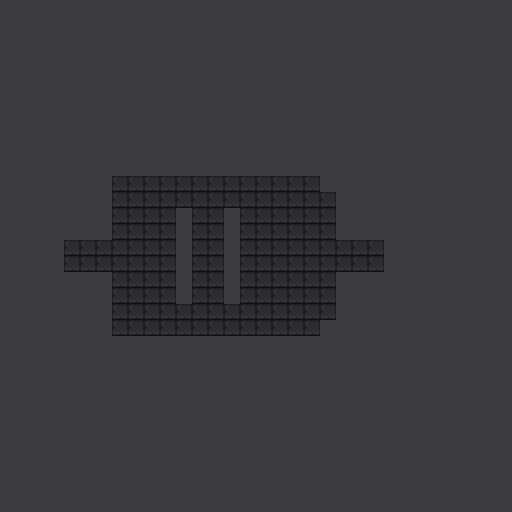

Rendered tile map (Tiled .tmx) drawn with the repository's tilesets; below, a short description and the map source with its tile grids summarised:
An orthogonal 32x32 tile map with 16x16 px tiles, 3 tile layers (main, wall, deco) and 8 objects (4x unit-player, 4x unit-enemy).

<map version="1.0" tiledversion="1.1.6" orientation="orthogonal" renderorder="right-down" width="32" height="32" tilewidth="16" tileheight="16" infinite="0" nextobjectid="12">
 <tileset firstgid="1" name="main" tilewidth="16" tileheight="16" spacing="2" margin="1" tilecount="32" columns="4">
  <image source="../img/tiles.png" trans="000000" width="72" height="144" />
  <tile id="0">
   <properties>
    <property name="type" value="floor" />
   </properties>
  </tile>
  <tile id="1">
   <properties>
    <property name="type" value="floor" />
   </properties>
  </tile>
  <tile id="2">
   <properties>
    <property name="type" value="floor" />
   </properties>
  </tile>
  <tile id="3">
   <properties>
    <property name="type" value="floor" />
   </properties>
  </tile>
  <tile id="4">
   <properties>
    <property name="type" value="wall" />
   </properties>
  </tile>
  <tile id="5">
   <properties>
    <property name="type" value="wall" />
   </properties>
  </tile>
  <tile id="6">
   <properties>
    <property name="type" value="wall" />
   </properties>
  </tile>
  <tile id="7">
   <properties>
    <property name="type" value="wall" />
   </properties>
  </tile>
  <tile id="8">
   <properties>
    <property name="type" value="wall" />
   </properties>
  </tile>
  <tile id="9">
   <properties>
    <property name="type" value="wall" />
   </properties>
  </tile>
  <tile id="10">
   <properties>
    <property name="type" value="wall" />
   </properties>
  </tile>
  <tile id="11">
   <properties>
    <property name="type" value="wall" />
   </properties>
  </tile>
  <tile id="12">
   <properties>
    <property name="type" value="deco" />
   </properties>
  </tile>
  <tile id="13">
   <properties>
    <property name="type" value="deco" />
   </properties>
  </tile>
  <tile id="14">
   <properties>
    <property name="type" value="deco" />
   </properties>
  </tile>
  <tile id="15">
   <properties>
    <property name="type" value="deco" />
   </properties>
  </tile>
  <tile id="16">
   <properties>
    <property name="type" value="deco" />
   </properties>
  </tile>
  <tile id="17">
   <properties>
    <property name="type" value="deco" />
   </properties>
  </tile>
  <tile id="18">
   <properties>
    <property name="type" value="deco" />
   </properties>
  </tile>
  <tile id="19">
   <properties>
    <property name="type" value="deco" />
   </properties>
  </tile>
  <tile id="20">
   <properties>
    <property name="type" value="deco" />
   </properties>
  </tile>
  <tile id="21">
   <properties>
    <property name="type" value="deco" />
   </properties>
  </tile>
  <tile id="22">
   <properties>
    <property name="type" value="deco" />
   </properties>
  </tile>
  <tile id="23">
   <properties>
    <property name="type" value="deco" />
   </properties>
  </tile>
  <tile id="24">
   <properties>
    <property name="type" value="deco" />
   </properties>
  </tile>
  <tile id="25">
   <properties>
    <property name="type" value="deco" />
   </properties>
  </tile>
  <tile id="26">
   <properties>
    <property name="type" value="deco" />
   </properties>
  </tile>
  <tile id="27">
   <properties>
    <property name="type" value="deco" />
   </properties>
  </tile>
  <tile id="28">
   <properties>
    <property name="type" value="deco" />
   </properties>
  </tile>
  <tile id="29">
   <properties>
    <property name="type" value="deco" />
   </properties>
  </tile>
  <tile id="30">
   <properties>
    <property name="type" value="deco" />
   </properties>
  </tile>
  <tile id="31">
   <properties>
    <property name="type" value="deco" />
   </properties>
  </tile>
 </tileset>
 <layer name="main" width="32" height="32">
  <data>[1024 cells, 1024 non-empty, 1 distinct tile ids]</data>
 </layer>
 <layer name="wall" width="32" height="32">
  <data>[1024 cells, 886 non-empty, 1 distinct tile ids]</data>
 </layer>
 <layer name="deco" width="32" height="32">
  <data>[1024 cells, 0 non-empty, 0 distinct tile ids]</data>
 </layer>
 <objectgroup name="units">
  <object id="3" name="archer" type="unit-player" x="144" y="224" width="16" height="16" />
  <object id="4" name="knight" type="unit-player" x="192" y="224" width="16" height="16" />
  <object id="5" name="archer" type="unit-player" x="144" y="272" width="16" height="16" />
  <object id="6" name="knight" type="unit-player" x="192" y="272" width="16" height="16" />
  <object id="8" name="skeleton" type="unit-enemy" x="288" y="224" width="16" height="16" />
  <object id="9" name="skeleton" type="unit-enemy" x="256" y="224" width="16" height="16" />
  <object id="10" name="skeleton" type="unit-enemy" x="288" y="272" width="16" height="16" />
  <object id="11" name="skeleton" type="unit-enemy" x="256" y="272" width="16" height="16" />
 </objectgroup>
</map>
